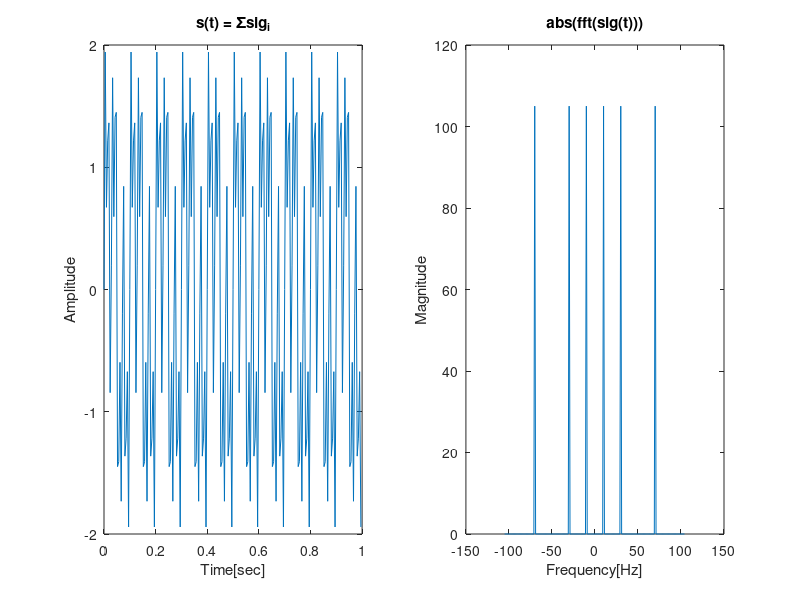
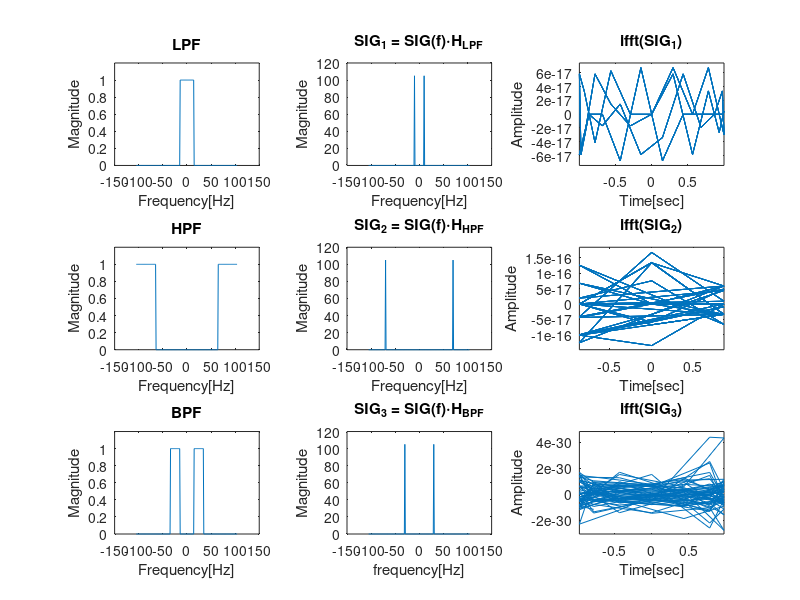
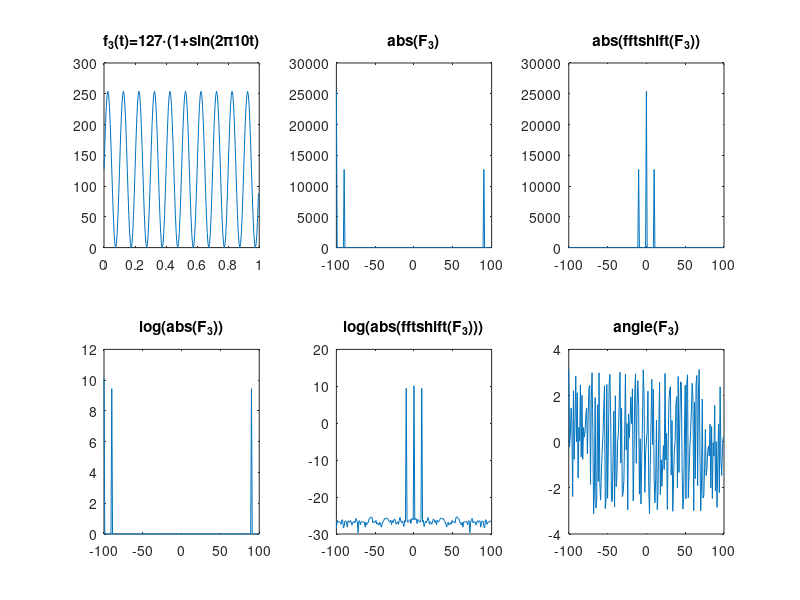
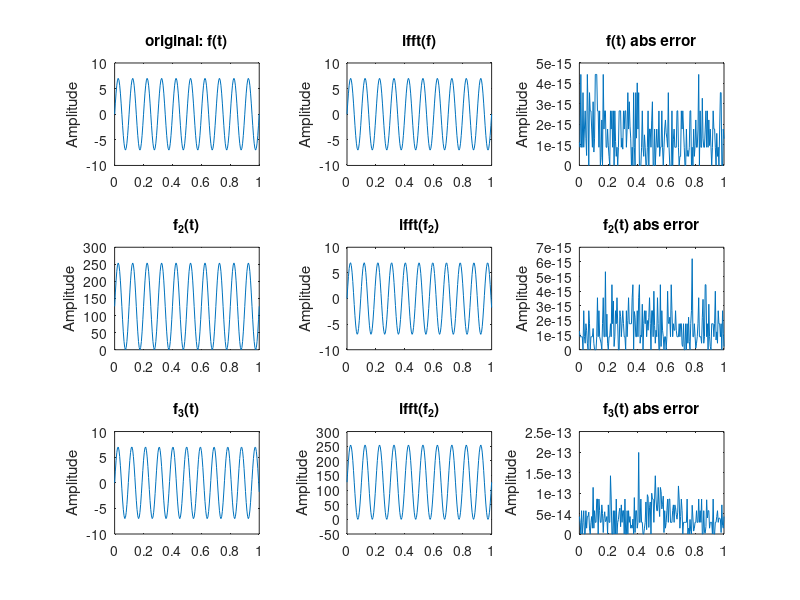

Write MATLAB code to recreate these figures, in order. (Note: this script raises an error after producing the figures.)
%% Image proccessing Lab Report 3
% "Warm up" code
%  
%%
% 1.1 1D FFT and FFTshift
clear all; close all;
% intialize parameters and input signal
amp = 7; freq = 10; fs = 200; t = 1/fs; st_t = 1;
run_t = (0:t:st_t-t);
f = amp*sin(2*pi*run_t*freq);
L = length(f);
L_shift = (-L/2:1:L/2-t)*(fs/L);
%V_f = (-fs/2:1:fs/2-t);
%1.1.3 plot f(t) , abs(F) = abs(FFT(f)) , ffrshift(abs(F))
% log(abs(F)), log(abs(fftshift(F))), angle(F) - Phase
figure(1);
subplot(2,3,1);
plot(run_t,f); title('f(t)=7\cdotsin(2\pi\cdot10t)');
subplot(2,3,2);
plot(L_shift,abs(fft(f))); title('abs(F)');
subplot(2,3,3);
plot(L_shift,fftshift(abs(fft(f)))); title('abs(fftshift(F))');
subplot(2,3,4);
plot(L_shift,log(abs(fft(f)))); title('log(abs(F))');
subplot(2,3,5);
plot(L_shift,log(fftshift(abs(fft(f))))); 
title('log(abs(fftshift(F)))');
subplot(2,3,6);
plot(L_shift,angle(fftshift(fft(f)))); title('angle(F)');
% 1.1.4 same for sinus signal with freq = 10.541[Hz]
freq2 = 10.541; 
f2 = amp*sin(2*pi*run_t*freq2);
L2 = length(f2); 
L2_shift = (-L2/2:1:L2/2-t)*(fs/L2);
%
figure(2);
subplot(2,3,1);
plot(run_t,f2); title('f_2(t)=7\cdotsin(2\pi\cdot10.541t)');
subplot(2,3,2);
plot(L2_shift,abs(fft(f2))); title('abs(F_2)');
subplot(2,3,3);
plot(L2_shift,fftshift(abs(fft(f2)))); title('abs(fftshift(F_2))');
subplot(2,3,4);
plot(L2_shift,log(abs(fft(f2)))); title('log(abs(F_2))');
subplot(2,3,5);
plot(L2_shift,log(fftshift(abs(fft(f2))))); 
title('log(abs(fftshift(F_2)))');
subplot(2,3,6);
plot(L2_shift,angle(fftshift(fft(f2)))); title('angle(F_2)');
% 1.1.5 same for 127*(1+sin(2*pi*t*fc)) signal
f3 = 127*(1+sin(2*pi*run_t*freq));
L3 = length(f3);
L3_shift = (-L3/2:1:L3/2-t)*(fs/L3);
figure(3);
subplot(2,3,1);
plot(run_t,f3); title('f_3(t)=127\cdot(1+sin(2\pi10t)');
subplot(2,3,2);
plot(L3_shift,abs(fft(f3))); title('abs(F_3)');
subplot(2,3,3);
plot(L3_shift,fftshift(abs(fft(f3)))); title('abs(fftshift(F_3))');
subplot(2,3,4);
plot(L3_shift,log(abs(fft(f3))+1)); title('log(abs(F_3))');
subplot(2,3,5);
plot(L3_shift,log(fftshift(abs(fft(f3))))); 
title('log(abs(fftshift(F_3)))');
subplot(2,3,6);
plot(L3_shift,angle(fftshift(fft(f3)))); title('angle(F_3)');
%% 1.2 Reconstruct 1D sig from its FFT representation
clear all; close all;
% intialize parameters and input signals from prev q
amp = 7; freq = 10; fs = 200; t = 1/fs; st_t = 1;
run_t = (0:t:st_t)';
% f1
f = amp*sin(2*pi*run_t.*freq);
% f2
freq2 = 10.541; 
f2 = amp*sin(2*pi*run_t.*freq2);
% f3
f3 = 127*(1+sin(2*pi*run_t*freq));
% 1.2.1
% Reconstruct the signals
rec_f = real(ifft(fft(f)));
rec_f2 = real(ifft(fft(f2)));
rec_f3 = real(ifft(fft(f3)));
% plot for f
figure;
subplot(3,3,1);
plot(run_t,f); ylabel('Amplitude'); title('original: f(t)');
subplot(3,3,2);
plot(run_t,rec_f);
ylabel('Amplitude'); title('ifft(f)');
subplot(3,3,3);
plot(run_t,abs(f-rec_f));
ylabel('Amplitude'); title('f(t) abs error');
% plot for f2
subplot(3,3,4);
plot(run_t,f3); ylabel('Amplitude'); title('f_2(t)');
subplot(3,3,5);
plot(run_t,rec_f2);
ylabel('Amplitude'); title('ifft(f_2)');
subplot(3,3,6);
plot(run_t,abs(f2-rec_f2));
ylabel('Amplitude'); title('f_2(t) abs error');
% plot for f3
subplot(3,3,7);
plot(run_t,f2); ylabel('Amplitude'); title('f_3(t)');
subplot(3,3,8);
plot(run_t,rec_f3);
ylabel('Amplitude'); title('ifft(f_2)');
subplot(3,3,9);
plot(run_t,abs(f3-rec_f3));
ylabel('Amplitude'); title('f_3(t) abs error');
% 1.2.2 Errors calculation
% sqrt(MSE) , SNR[dB] , PSNR[dB]
% for f
Er = double(f)-double(rec_f);
se = Er.^2;
MSE = (sum(sum(se)))/(numel(se));
Sq_MSE = sqrt(MSE);
SNR = 20*log10(mean(f.^2)/mean(rec_f.^2)); % dB
%for f2
Er2 = double(f2)-double(rec_f2);
se2 = Er2.^2;
MSE2 = (sum(sum(se2)))/(numel(se2));
sq_MSE2 = sqrt(MSE2);
SNR2 = 20*log10(mean(f2.^2)/mean(rec_f2.^2)); % dB
% for f3
Er3 = double(f3)-double(rec_f3);
se3 = Er3.^2;
MSE3 = (sum(sum(se3)))/(numel(se3));
Sq_MSE3 = sqrt(MSE3);
SNR3 = 20*log10(mean(f3.^2)/mean(rec_f3.^2)); % dB
PSNR3 = 20*log10((255^2)/MSE3); % dB
%% 1.3 The 1D convolution Theorem
clear all; close all;
% Generate the signals
p = [1 2 3 1 2];
h = [1 1];
%convolve
g = conv(p,h);
% pad the signals with zeros
p_zero_pad = [p 0];
h_zero_pad = [h 0 0 0 0];
%1.3.2 convolution theorem. conv in time --> mul in freq
P = fft(p_zero_pad);
H = fft(h_zero_pad);
G = P.* H;
rec_g = real(ifft(G));
% plot
figure;
subplot(1,2,1);
stem(g); title('g = p*h');
subplot(1,2,2);
stem(rec_g); title('g = FFT^{-1}(F\cdotH)');
%% 1.4 1D signal filtering in the frequency domain
clear all; close all;
% initialize parameters for the signals
fs = 210; freq1 = 10; freq2 = 30; freq3 = 70;
st_t = 1;
run_t = 0:1/fs:(st_t - 1/fs);
f = 1./run_t;
% sig = sum of 3 sinus waves
sig = sin(2*pi*run_t*freq1) + sin(2*pi*run_t*freq2) + sin(2*pi*run_t*freq3);
SIG = fft(sig);
n = length(sig);
% align the sig properly
frq_shift = (-n/2:n/2-1)*(fs/n); % zero-centered frequency range
% Generate the filters
lpf = [ones(1,15) zeros(1,210-15-14) ones(1,14)];
hpf = [zeros(1,65) ones(1,210-65-64) zeros(1,64)];
bpf = [zeros(1,15) ones(1,20) zeros(1,210-15-20-20-14) ones(1,20) zeros(1,14)];
% Apply filters using convolution theorem
SIG_lpf = SIG.* lpf;
SIG_hpf = SIG.* hpf;
SIG_bpf = SIG.* bpf;
%  ifft for all filterd signals
sig_lpf = ifft(SIG_lpf);
sig_hpf = ifft(SIG_hpf);
sig_bpf = ifft(SIG_bpf);
% Plot signal (sum of sigs) and its abs(FFT)
figure(1);
subplot(1,2,1);
plot(run_t,sig);
xlabel('Time[sec]'); ylabel('Amplitude');
title('s(t) = \Sigma{sig_i}');
subplot(1,2,2);
plot(frq_shift,fftshift(abs(SIG)));
xlabel('Frequency[Hz]'); ylabel('Magnitude');
title('abs(fft(sig(t)))');
% Plot results of filters
figure(2);
% for LPF
subplot(3,3,1);
plot(frq_shift,fftshift(abs(lpf)));
ylabel('Magnitude'); xlabel('Frequency[Hz]');
title('LPF');
ylim([0 1.2]);
subplot(3,3,2);
plot(frq_shift,fftshift(abs(SIG_lpf)));
ylabel('Magnitude'); xlabel('Frequency[Hz]');
title('SIG_1 = SIG(f)\cdotH_{LPF}');
subplot(3,3,3);
plot(ifft(SIG_lpf));
xlabel('Time[sec]'); ylabel('Amplitude');
title('ifft(SIG_1)'); axis tight
% for HPF
subplot(3,3,4);
plot(frq_shift,fftshift(abs(hpf)));
ylabel('Magnitude'); xlabel('Frequency[Hz]');
title('HPF');
ylim([0 1.2]);
subplot(3,3,5);
plot(frq_shift,fftshift(abs(SIG_hpf)));
ylabel('Magnitude');
xlabel('Frequency[Hz]');
title('SIG_2 = SIG(f)\cdotH_{HPF}');
subplot(3,3,6);
plot(ifft(SIG_hpf));
xlabel('Time[sec]'); ylabel('Amplitude');
title('ifft(SIG_2)'); axis tight
% for BPF
subplot(3,3,7);
plot(frq_shift,fftshift(abs(bpf)));
ylabel('Magnitude'); xlabel('Frequency[Hz]');
title('BPF');
ylim([0 1.2]);
subplot(3,3,8);
plot(frq_shift,fftshift(abs(SIG_bpf)));
ylabel('Magnitude'); xlabel('frequency[Hz]');
title('SIG_3 = SIG(f)\cdotH_{BPF}');
subplot(3,3,9);
plot(ifft(SIG_bpf));
xlabel('Time[sec]'); ylabel('Amplitude');
title('ifft(SIG_3)'); axis tight;
%% 2.1.1
clear all; close all;
% FFT for one line of image
im = imread('tire.tif');
f_line = im(1,:);
fs = 232; t = 1/fs; V_f = (-fs/2:1:fs/2-t);
% Plot the line
figure();
subplot(1,2,1);
plot(f_line); title('first line of tire');
line_fft = fft(f_line); 
subplot(1,2,2);
plot(line_fft); title('FFT of the first line of tire');
%% 2.2.1 2D fourier Transform
% Machin signal FFT, Phase, Magnitude, add noise
clear all; close all;
%
h = 64; w = 128;
f1 = 2; % 2 B/W changes for both X&Y axis
f2 = 8; % 8 B/W changes for both X&Y axis 
% size parameters (horizontal and vertical)
x = 0:(w-1); 
y = 0:(h-1);
% generate 2D grid coordinates from size vectors
[X,Y] = meshgrid(x,y);
% Generate signals and FFT2 them
s1 = cos(2*pi*X/w*f1).*cos(2*pi*Y/w*f1);
s1_fft = fft2(s1);
s2 = cos(2*pi*X/w*f2).*cos(2*pi*Y/w*f2);
s2_fft = fft2(s2);
% a) plot signals and their FFT
figure(1);
subplot(2,2,1);
imshow(s1,[]); title('Signal 1');
subplot(2,2,3);
imshow(s2,[]); title('Signal 2');
subplot(2,2,2);
imshow((log(abs(s1_fft))),[]); title('abs of FFT of signal 1');
subplot(2,2,4);
imshow((log(abs(s2_fft))),[]); title('abs of FFT of signal 2');
% b) check influence of FFTshift
figure(2);
subplot(2,2,1);
imshow(s1,[]); title('Signal 1');
subplot(2,2,3);
imshow(s2,[]); title('Signal 2');
subplot(2,2,2);
imshow((log(abs(fftshift(s1_fft)))),[]); title('abs of FFTshift of signal 1');
subplot(2,2,4);
imshow((log(abs(fftshift(s2_fft)))),[]); title('abs of FFTshift of signal 2');
% c) Magnitude & Phase
figure(3);
subplot(2,2,1);
imshow(log((abs(s2_fft))),[]);
title('Signal 2 Magnitude');
subplot(2,2,3);
imshow(log(fftshift(abs(s2_fft))),[]);
title('Signal 2 fftshift Magnitude');
subplot(2,2,2);
imshow(angle(s2_fft),[]);
title('Signal 2 Phase');
subplot(2,2,4);
imshow(fftshift(angle(s2_fft)),[]);
title('Signal 2 fftshift Phase');
% d) 3D plot with mesh grid
figure(4);
subplot(1,2,1);
mesh(X,Y,log(abs(s1_fft)));
title('Signal 1 Magnitude');
subplot(1,2,2);
mesh(X,Y,log(fftshift(abs(s1_fft))));
title('Signal 1 fftshift Magnitude');
% d) Add gauss noise
s3 = imnoise(s2,'gaussian',0,0.01);
s3_fft = fft2(s3);
% Repeat for noise added signal
figure(5);
imshow(s3,[]); title('S_3 = S_2+noise');
%
figure(6);
subplot(2,2,1);
imshow(log(abs(s3_fft)),[]); title('s_3 magnitude');
subplot(2,2,2);
imshow(log(fftshift(abs(s3_fft))),[]); title('s3+fftshift Magnitude');
subplot(2,2,3);
imshow(angle(s3_fft),[]); title('s_3 Phase');
subplot(2,2,4);
imshow(fftshift(angle(s3_fft)),[]);
title('s_3+fftshift Phase');
% 3D plot with mesh grid
figure(7);
subplot(1,2,1);
mesh(X,Y,log(abs(s3_fft))); title('s_3 magnitude');
subplot(1,2,2);
mesh(X,Y,log(fftshift(abs(s3_fft))));
title('s3+fftshift Magnitude');
%% same with image from moodle
clear all; close all;
%load image from moodle
addpath 'd:\Documents\MATLAB\im proccess lab\3'
im = imread('imageToAnalyze.png');
%figure;
%imshow(im); title('Image to analyze');
%h = 480; w = 640;
%im_t = (im-min(im(:)))/(max(im(:))-min(im(:)));
%im_fft = fft2(im_t);
figure(1);
%subplot(1,2,1);
imshow(im); title('Image to analyze');
%subplot(2,2,2);
%imshow(im_fft); title('im_t');
figure(2)
%subplot(1,2,2);
imshow(fftshift(abs(fft2(im))),[]);
figure(3);
mesh(fftshift(abs(fft2(im))));
title('3D mesh fftshift of image to analyze');
%% 2.2 Class: image FFT, FFTshift, Angle w/wout FFTshift
clear all; close all;
im = imread('cameraman.tif');
im_fft2 = fft2(im);
figure();
subplot(2,3,1);
imshow(im); title('cameraman');
subplot(2,3,2);
imshow(log(abs(im_fft2)),[]); title('log(abs(F))');
subplot(2,3,3);
imshow(log(fftshift(abs(im_fft2))),[]); title('log(abs(fftshift(F)))');
subplot(2,3,4);
imshow(angle(im_fft2),[]); title('Angle(F)');
subplot(2,3,5);
imshow(angle(angle(fftshift(im_fft2))),[]);
title('Angle with fftshift');
%% 2.3 human eye sensitivity - Phase or magnitude
clear all; close all;
% Load images
cam = imread('cameraman.tif'); txt_im = imread('text.png');
% a) plot 
figure(1);
subplot(2,3,1);
imshow(cam); title('Original');
subplot(2,3,2);
imshow(log(abs(fft2(cam))),[]); 
title('Magnitude, no fftshift');
subplot(2,3,3);
imshow(log(abs(fftshift(fft2(cam)))),[]); 
title('Magnitude');
subplot(2,3,4);
imshow(fftshift(angle(fft2(cam))),[]);
title('Phase');
subplot(2,3,5);
imshow(real(ifft2(abs(fft2(cam)))),[]);
title('Magnitude based');
subplot(2,3,6);
imshow(real(ifft2(exp(1i*angle(fft2(cam))))),[]);
title('Phase based');
% b)building an image using another im mag and phase
figure(2);
subplot(2,2,1);
imshow(cam); title('cam');
subplot(2,2,2);
imshow(txt_im); title('txt');
subplot(2,2,3); 
imshow(real(ifft2(abs(fft2(txt_im)).*(exp(1i*angle(fft2(cam)))))),[]);
title('real of IFFT2(|cam|,<txt)');
subplot(2,2,4);
imshow(real(ifft2(abs(fft2(cam)).*(exp(1i*angle(fft2(txt_im)))))),[]);
title('real of IFFT2(|txt|,<cam)');
%% 2.3.2 machin
clear all; close all;
% 
p1 = imread('text.png');
% plot
figure();
subplot(2,3,1);
imshow(p1); title('Original');
% magnitude, no fftshift
subplot(2,3,2);
imshow(log(abs(fft2(p1))),[]); title('magnitude, no fftshift');
% magnitude
subplot(2,3,3);
imshow(log(fftshift(abs(fft2(p1)))),[]); title('magnitude');
% angle
subplot(2,3,4);
imshow(fftshift(angle(fft2(p1))),[]); title('angle');
% reconstruction based on magnitude
subplot(2,3,5);
imshow(real(ifft2(abs(fft2(p1)))),[]); title('magnitude based');
% reconstruction based on phase
subplot(2,3,6);
imshow(real(ifft2(exp(sqrt(-1)*angle(fft2(p1))))),[]);
title('angle based');
%% 2.4.2 Filters in the frequency domain
clear all; close all;
f_l = 0.05;     % Relative frequency
f_h = 0.1;     % Relative frequency

IMG = imread('saturn.png');
I_gray = rgb2gray(IMG);

im_size = size(I_gray);
[X , Y] = meshgrid(1:im_size(2),1:im_size(1));
x_cen = (im_size(2) - 1)/2 + 1; y_cen = (im_size(1) - 1)/2 + 1;

LPF_f = zeros(im_size); LPF_f(((X - x_cen).^2 + (Y - y_cen).^2) <= f_l^2 * min(im_size).^2 / 4) = 1;
HPF_f = ones(im_size) - LPF_f;
LPF2_f = zeros(im_size); LPF2_f(((X - x_cen).^2 + (Y - y_cen).^2) <= f_h^2 * min(im_size).^2 / 4) = 1;
BPF_f = LPF2_f - LPF_f; BSF_f = ones(im_size) - BPF_f;
IM_LPF_shifted = fftshift(fft2(I_gray)) .* LPF_f; im_LPF = real(ifft2(ifftshift(IM_LPF_shifted)));
IM_HPF_shifted = fftshift(fft2(I_gray)) .* HPF_f; im_HPF = real(ifft2(ifftshift(IM_HPF_shifted)));
IM_BPF_shifted = fftshift(fft2(I_gray)) .* BPF_f; im_BPF = real(ifft2(ifftshift(IM_BPF_shifted)));
IM_BSF_shifted = fftshift(fft2(I_gray)) .* BSF_f; im_BSF = real(ifft2(ifftshift(IM_BSF_shifted)));

figure(1);
subplot(2,3,1); imshow(I_gray); title('Original');
subplot(2,3,2); imshow(log(fftshift(abs(fft2(I_gray)))),[]); title('Mag-fftshift');
subplot(2,3,3); imshow(LPF_f,[]); title('Mag-LPF-fftshift');
subplot(2,3,4); imshow(log(abs(IM_LPF_shifted)) ,[]); title('LPF \cdot image fft');
subplot(2,3,5); imshow(im_LPF ,[]); title('LPF recons ifft');
subplot(2,3,6); imshow(abs(im_LPF - double(I_gray)) ,[]); title('LPF ABS Error');
figure(2);
subplot(3,4,1); imshow(HPF_f,[]); title('Mag-HPF-fftshift');
subplot(3,4,2); imshow(log(abs(IM_HPF_shifted)) ,[]); title('HPF \cdot image fft');
subplot(3,4,3); imshow(im_HPF ,[]); title('HPF recons ifft');
subplot(3,4,4); imshow(abs(im_HPF - double(I_gray)) ,[]); title('HPF ABS Error');
subplot(3,4,5); imshow(BPF_f,[]); title('Mag-BPF-fftshift');
subplot(3,4,6); imshow(log(abs(IM_BPF_shifted)) ,[]); title('BPF \cdot image fft');
subplot(3,4,7); imshow(im_BPF ,[]); title('BPF recons ifft');
subplot(3,4,8); imshow(abs(im_BPF - double(I_gray)) ,[]); title('BPF ABS Error');
subplot(3,4,9); imshow(BSF_f,[]); title('Mag-BSF-fftshift');
subplot(3,4,10); imshow(log(abs(IM_BSF_shifted)) ,[]); title('BSF \cdot image FFT');
subplot(3,4,11); imshow(im_BSF ,[]); title('BSF recons ifft');
subplot(3,4,12); imshow(abs(im_BSF - double(I_gray)) ,[]); title('BSF ABS Error');

%% 2.5.2 Convolution theorem: filtering in the freq domain
clear all; close all;
IMG = imread('cameraman.tif');

h1=ones(9); h2=1/9*[-1 -1 -1;-1 8 -1;-1 -1 -1];
h3=1/9*[-1 -1 -1;-1 17 -1;-1 -1 -1]; h4 = [0 -1 0;-1 4 -1;0 -1 0];
size_I = size(IMG); size_h1 = size(h1); size_h2 = size(h2); size_h3 = size(h3); size_h4 = size(h4);
h1_ext = [h1 zeros(size_h1(1),size_I(2)-1); zeros(size_I(1)-1,size_I(2) + size_h1(2)-1)];       % full
h2_ext = [h2 zeros(size_h2(1),size_I(2)-1) ; zeros(size_I(1)-1,size_I(2) + size_h2(2)-1)];      % full
h3_ext = [h3 zeros(size_h3(1),size_I(2)-size_h3(2)) ; zeros(size_I(1)-size_h3(1),size_I(2))];   % valid
h4_ext = [h4 zeros(size_h4(1),size_I(2)-1) ; zeros(size_I(1)-1,size_I(2) + size_h4(2)-1)];      % same
I_ext_h1 = [IMG zeros(size_I(1),size_h1(2)-1) ; zeros(size_h1(1)-1,size_I(2) + size_h1(2)-1)];
I_conv_h1 = conv2(IMG, h1); IconvH = real(ifft2(fft2(I_ext_h1).*fft2(h1_ext)));
I_ext_h2 = [IMG zeros(size_I(1),size_h2(2)-1) ; zeros(size_h2(1)-1,size_I(2) + size_h2(2)-1)];
I_conv_h2 = conv2(IMG, h2, 'full'); IconvH2 = real(ifft2(fft2(I_ext_h2).*fft2(h2_ext)));
I_ext_h3 = [IMG zeros(size_I(1),size_h3(2)-1) ; zeros(size_h3(1)-1,size_I(2) + size_h3(2)-1)];
I_conv_h3 = conv2(IMG, h3, 'valid'); I_conv_h3_conv_th = real(ifft2(fft2(IMG).*fft2(h3_ext)));
I_conv_h3_conv_th = I_conv_h3_conv_th(size_h3(1):end,size_h3(2):end);
I_ext_h4 = [IMG zeros(size_I(1),size_h4(2)-1) ; zeros(size_h4(1)-1,size_I(2) + size_h4(2)-1)];
I_conv_h4 = conv2(IMG, h4, 'same'); I_conv_h4_conv_th = real(ifft2(fft2(I_ext_h4).*fft2(h4_ext)));
I_conv_h4_conv_th = I_conv_h4_conv_th((1+fix(size_h4(1)/2)):(size_I(1)+fix(size_h4(1)/2)),(1+fix(size_h4(2)/2)):(size_I(2)+fix(size_h4(2)/2)));
err_h1 = I_conv_h1 - IconvH; err_h2 = I_conv_h2 - IconvH2; err_h3 = I_conv_h3 - I_conv_h3_conv_th; err_h4 = I_conv_h4 - I_conv_h4_conv_th;

figure(1);
subplot(1,4,1); imshow(IMG,[]); title('Camerman');
subplot(1,4,2); imshow(h1,[]); title('Filter');
subplot(1,4,3); imshow(I_conv_h1,[]); title('2D spatial conv');
subplot(1,4,4); imshow(IconvH,[]); title('2D spatial conv-Theory');
figure(2);
subplot(2,3,1); imshow(I_ext_h1,[]); title('Camerman');
subplot(2,3,2); imshow(fftshift(log(abs(fft2(I_ext_h1)))),[]); title('Mag-fftshift');
subplot(2,3,3); imshow(h1_ext,[]); title('Filter');
subplot(2,3,4); imshow(fftshift(log(abs(fft2(h1_ext)))),[]); title('Filter Mag-fftshift');
subplot(2,3,5); imshow(fftshift(log(abs(fft2(I_ext_h1).*fft2(h1_ext)))),[]); title('Image \cdot filter-fftshift');
subplot(2,3,6); imshow(IconvH,[]); title('Image \cdot filter-fftshift');
figure(3);
subplot(1,4,1); imshow(IMG,[]); title('Camerman');
subplot(1,4,2); imshow(h2,[]); title('Filter'); 
subplot(1,4,3); imshow(I_conv_h2,[]); title('2D spatial conv');
subplot(1,4,4); imshow(IconvH2,[]); title('2D spatial conv-Theory');
figure(4);
subplot(2,3,1); imshow(I_ext_h2,[]); title('Camerman');
subplot(2,3,2); imshow(fftshift(log(abs(fft2(I_ext_h2)))),[]); title('Mag-fftshift');
subplot(2,3,3); imshow(h2_ext,[]); title('Filter');
subplot(2,3,4); imshow(fftshift(log(abs(fft2(h2_ext)))),[]); title('Filter Mag-fftshift');
subplot(2,3,5); imshow(fftshift(log(abs(fft2(I_ext_h2).*fft2(h2_ext)))),[]); title('Image \cdot filter-fftshift');
subplot(2,3,6); imshow(IconvH2,[]); title('Image \cdot filter-fftshift');
figure(5);
subplot(1,4,1); imshow(IMG,[]); title('Camerman');
subplot(1,4,2); imshow(h3,[]); title('Filter');
subplot(1,4,3); imshow(I_conv_h3,[]); title('2D spatial conv');
subplot(1,4,4); imshow(I_conv_h3_conv_th,[]); title('2D spatial conv-Theory');
figure(6);
subplot(2,3,1); imshow(I_ext_h3,[]);title('Camerman');
subplot(2,3,2); imshow(fftshift(log(abs(fft2(I_ext_h3)))),[]); title('Mag-fftshift');
subplot(2,3,3); imshow(h3_ext,[]); title('Filter');
subplot(2,3,4); imshow(fftshift(log(abs(fft2(h3_ext)))),[]); title('Filter Mag-fftshift');
subplot(2,3,5); imshow(fftshift(log(abs(fft2(IMG).*fft2(h3_ext)))),[]); title('Image \cdot filter-fftshift');
subplot(2,3,6); imshow(I_conv_h3_conv_th,[]); title('Image \cdot filter-fftshift');
figure(7);
subplot(1,4,1);imshow(IMG,[]);title('Camerman');
subplot(1,4,2); imshow(h4,[]); title('Filter');
subplot(1,4,3); imshow(I_conv_h4,[]); title('2D spatial conv');
subplot(1,4,4); imshow(I_conv_h4_conv_th,[]); title('2D spatial conv-Theory');
figure(8);
subplot(2,3,1); imshow(I_ext_h4,[]); title('Camerman');
subplot(2,3,2); imshow(fftshift(log(abs(fft2(I_ext_h4)))),[]); title('Mag-fftshift');
subplot(2,3,3); imshow(h4_ext,[]); title('Filter');
subplot(2,3,4); imshow(fftshift(log(abs(fft2(h4_ext)))),[]); title('Filter Mag-fftshift');
subplot(2,3,5); imshow(fftshift(log(abs(fft2(I_ext_h4).*fft2(h4_ext)))),[]); title('Image \cdot filter-fftshift');
subplot(2,3,6); imshow(I_conv_h4_conv_th,[]); title('Image \cdot filter-fftshift');
figure(9);
subplot(2,2,1); plot(abs(err_h1(:))); title('Error signal for h1');
subplot(2,2,2); plot(abs(err_h2(:))); title('Error signal for h2');
subplot(2,2,3); plot(abs(err_h3(:))); title('Error signal for h3');
subplot(2,2,4); plot(abs(err_h4(:))); title('Error signal for h4');
